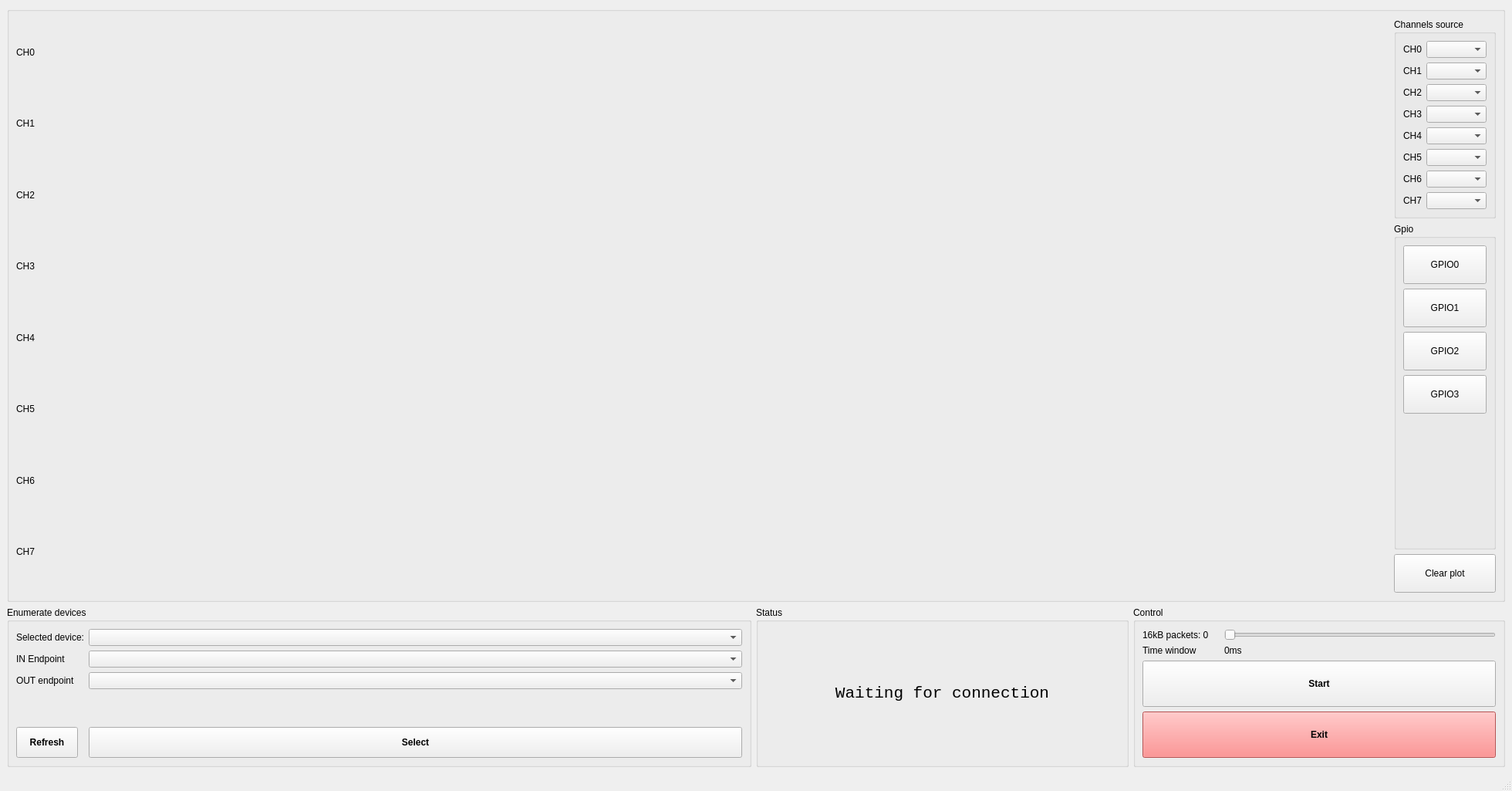
<?xml version="1.0" encoding="UTF-8"?>
<ui version="4.0">
 <class>MainWindow</class>
 <widget class="QMainWindow" name="MainWindow">
  <property name="geometry">
   <rect>
    <x>0</x>
    <y>0</y>
    <width>1960</width>
    <height>1025</height>
   </rect>
  </property>
  <property name="windowTitle">
   <string>UsbFX3</string>
  </property>
  <widget class="QWidget" name="centralwidget">
   <layout class="QGridLayout" name="gridLayout_3">
    <item row="0" column="0">
     <layout class="QVBoxLayout" name="verticalLayout_4" stretch="80,20">
      <item>
       <widget class="QGroupBox" name="horizontalGroupBox">
        <layout class="QHBoxLayout" name="horizontalLayout_4" stretch="0,93,7">
         <item>
          <layout class="QVBoxLayout" name="verticalLayout">
           <item>
            <widget class="QLabel" name="label_16">
             <property name="text">
              <string>CH0</string>
             </property>
            </widget>
           </item>
           <item>
            <widget class="QLabel" name="label_15">
             <property name="text">
              <string>CH1</string>
             </property>
            </widget>
           </item>
           <item>
            <widget class="QLabel" name="label_14">
             <property name="text">
              <string>CH2</string>
             </property>
            </widget>
           </item>
           <item>
            <widget class="QLabel" name="label_13">
             <property name="text">
              <string>CH3</string>
             </property>
            </widget>
           </item>
           <item>
            <widget class="QLabel" name="label_17">
             <property name="text">
              <string>CH4</string>
             </property>
            </widget>
           </item>
           <item>
            <widget class="QLabel" name="label_18">
             <property name="text">
              <string>CH5</string>
             </property>
            </widget>
           </item>
           <item>
            <widget class="QLabel" name="label_19">
             <property name="text">
              <string>CH6</string>
             </property>
            </widget>
           </item>
           <item>
            <widget class="QLabel" name="label_20">
             <property name="text">
              <string>CH7</string>
             </property>
            </widget>
           </item>
           <item>
            <spacer name="verticalSpacer_2">
             <property name="orientation">
              <enum>Qt::Vertical</enum>
             </property>
             <property name="sizeType">
              <enum>QSizePolicy::Fixed</enum>
             </property>
             <property name="sizeHint" stdset="0">
              <size>
               <width>20</width>
               <height>10</height>
              </size>
             </property>
            </spacer>
           </item>
          </layout>
         </item>
         <item>
          <widget class="QCustomPlot" name="qplot" native="true">
           <property name="sizePolicy">
            <sizepolicy hsizetype="Preferred" vsizetype="Preferred">
             <horstretch>0</horstretch>
             <verstretch>0</verstretch>
            </sizepolicy>
           </property>
           <property name="minimumSize">
            <size>
             <width>100</width>
             <height>100</height>
            </size>
           </property>
           <property name="baseSize">
            <size>
             <width>0</width>
             <height>0</height>
            </size>
           </property>
          </widget>
         </item>
         <item>
          <layout class="QVBoxLayout" name="verticalLayout_2">
           <item>
            <widget class="QGroupBox" name="channelBox">
             <property name="title">
              <string>Channels source</string>
             </property>
             <layout class="QFormLayout" name="formLayout">
              <item row="0" column="0">
               <widget class="QLabel" name="label_4">
                <property name="text">
                 <string>CH0</string>
                </property>
               </widget>
              </item>
              <item row="0" column="1">
               <widget class="QComboBox" name="ch0"/>
              </item>
              <item row="1" column="0">
               <widget class="QLabel" name="label_5">
                <property name="text">
                 <string>CH1</string>
                </property>
               </widget>
              </item>
              <item row="1" column="1">
               <widget class="QComboBox" name="ch1"/>
              </item>
              <item row="2" column="0">
               <widget class="QLabel" name="label_7">
                <property name="text">
                 <string>CH2</string>
                </property>
               </widget>
              </item>
              <item row="2" column="1">
               <widget class="QComboBox" name="ch2"/>
              </item>
              <item row="3" column="0">
               <widget class="QLabel" name="label_6">
                <property name="text">
                 <string>CH3</string>
                </property>
               </widget>
              </item>
              <item row="3" column="1">
               <widget class="QComboBox" name="ch3"/>
              </item>
              <item row="4" column="0">
               <widget class="QLabel" name="label_8">
                <property name="text">
                 <string>CH4</string>
                </property>
               </widget>
              </item>
              <item row="4" column="1">
               <widget class="QComboBox" name="ch4"/>
              </item>
              <item row="5" column="0">
               <widget class="QLabel" name="label_9">
                <property name="text">
                 <string>CH5</string>
                </property>
               </widget>
              </item>
              <item row="5" column="1">
               <widget class="QComboBox" name="ch5"/>
              </item>
              <item row="6" column="0">
               <widget class="QLabel" name="label_10">
                <property name="text">
                 <string>CH6</string>
                </property>
               </widget>
              </item>
              <item row="6" column="1">
               <widget class="QComboBox" name="ch6"/>
              </item>
              <item row="7" column="0">
               <widget class="QLabel" name="label_11">
                <property name="text">
                 <string>CH7</string>
                </property>
               </widget>
              </item>
              <item row="7" column="1">
               <widget class="QComboBox" name="ch7"/>
              </item>
             </layout>
            </widget>
           </item>
           <item>
            <widget class="QGroupBox" name="verticalGroupBox_2">
             <property name="title">
              <string>Gpio</string>
             </property>
             <layout class="QVBoxLayout" name="verticalLayout_5">
              <item>
               <widget class="QPushButton" name="gpio0">
                <property name="minimumSize">
                 <size>
                  <width>0</width>
                  <height>50</height>
                 </size>
                </property>
                <property name="text">
                 <string>GPIO0</string>
                </property>
                <property name="checkable">
                 <bool>true</bool>
                </property>
               </widget>
              </item>
              <item>
               <widget class="QPushButton" name="gpio1">
                <property name="minimumSize">
                 <size>
                  <width>0</width>
                  <height>50</height>
                 </size>
                </property>
                <property name="text">
                 <string>GPIO1</string>
                </property>
                <property name="checkable">
                 <bool>true</bool>
                </property>
               </widget>
              </item>
              <item>
               <widget class="QPushButton" name="gpio2">
                <property name="minimumSize">
                 <size>
                  <width>0</width>
                  <height>50</height>
                 </size>
                </property>
                <property name="text">
                 <string>GPIO2</string>
                </property>
                <property name="checkable">
                 <bool>true</bool>
                </property>
               </widget>
              </item>
              <item>
               <widget class="QPushButton" name="gpio3">
                <property name="minimumSize">
                 <size>
                  <width>0</width>
                  <height>50</height>
                 </size>
                </property>
                <property name="text">
                 <string>GPIO3</string>
                </property>
                <property name="checkable">
                 <bool>true</bool>
                </property>
               </widget>
              </item>
              <item>
               <spacer name="verticalSpacer_3">
                <property name="orientation">
                 <enum>Qt::Vertical</enum>
                </property>
                <property name="sizeHint" stdset="0">
                 <size>
                  <width>20</width>
                  <height>40</height>
                 </size>
                </property>
               </spacer>
              </item>
             </layout>
            </widget>
           </item>
           <item>
            <widget class="QPushButton" name="clr_btn">
             <property name="minimumSize">
              <size>
               <width>0</width>
               <height>50</height>
              </size>
             </property>
             <property name="text">
              <string>Clear plot</string>
             </property>
            </widget>
           </item>
          </layout>
         </item>
        </layout>
       </widget>
      </item>
      <item>
       <layout class="QHBoxLayout" name="horizontalLayout_2" stretch="100,50,50">
        <item>
         <widget class="QGroupBox" name="groupBox_2">
          <property name="title">
           <string>Enumerate devices</string>
          </property>
          <layout class="QFormLayout" name="formLayout_2">
           <property name="fieldGrowthPolicy">
            <enum>QFormLayout::AllNonFixedFieldsGrow</enum>
           </property>
           <property name="rowWrapPolicy">
            <enum>QFormLayout::DontWrapRows</enum>
           </property>
           <property name="horizontalSpacing">
            <number>6</number>
           </property>
           <property name="verticalSpacing">
            <number>6</number>
           </property>
           <item row="0" column="0">
            <widget class="QLabel" name="label">
             <property name="text">
              <string>Selected device:</string>
             </property>
            </widget>
           </item>
           <item row="0" column="1">
            <widget class="QComboBox" name="cb_device">
             <property name="editable">
              <bool>false</bool>
             </property>
            </widget>
           </item>
           <item row="1" column="0">
            <widget class="QLabel" name="label_2">
             <property name="text">
              <string>IN Endpoint</string>
             </property>
            </widget>
           </item>
           <item row="1" column="1">
            <widget class="QComboBox" name="cb_in_ept"/>
           </item>
           <item row="2" column="0">
            <widget class="QLabel" name="label_3">
             <property name="text">
              <string>OUT endpoint</string>
             </property>
            </widget>
           </item>
           <item row="2" column="1">
            <widget class="QComboBox" name="cb_out_ept"/>
           </item>
           <item row="3" column="1">
            <spacer name="verticalSpacer">
             <property name="orientation">
              <enum>Qt::Vertical</enum>
             </property>
             <property name="sizeHint" stdset="0">
              <size>
               <width>20</width>
               <height>40</height>
              </size>
             </property>
            </spacer>
           </item>
           <item row="4" column="1">
            <widget class="QPushButton" name="btn_select">
             <property name="enabled">
              <bool>true</bool>
             </property>
             <property name="sizePolicy">
              <sizepolicy hsizetype="Minimum" vsizetype="Preferred">
               <horstretch>0</horstretch>
               <verstretch>0</verstretch>
              </sizepolicy>
             </property>
             <property name="minimumSize">
              <size>
               <width>0</width>
               <height>40</height>
              </size>
             </property>
             <property name="font">
              <font>
               <bold>true</bold>
              </font>
             </property>
             <property name="text">
              <string>Select</string>
             </property>
             <property name="flat">
              <bool>false</bool>
             </property>
            </widget>
           </item>
           <item row="4" column="0">
            <widget class="QPushButton" name="btn_refresh">
             <property name="sizePolicy">
              <sizepolicy hsizetype="Minimum" vsizetype="Preferred">
               <horstretch>0</horstretch>
               <verstretch>0</verstretch>
              </sizepolicy>
             </property>
             <property name="minimumSize">
              <size>
               <width>0</width>
               <height>40</height>
              </size>
             </property>
             <property name="font">
              <font>
               <bold>true</bold>
              </font>
             </property>
             <property name="text">
              <string>Refresh</string>
             </property>
            </widget>
           </item>
          </layout>
         </widget>
        </item>
        <item>
         <widget class="QGroupBox" name="groupBox">
          <property name="title">
           <string>Status</string>
          </property>
          <layout class="QVBoxLayout" name="verticalLayout_3">
           <item>
            <widget class="QLabel" name="lb_status">
             <property name="font">
              <font>
               <family>Consolas</family>
               <pointsize>16</pointsize>
              </font>
             </property>
             <property name="text">
              <string>Waiting for connection</string>
             </property>
             <property name="alignment">
              <set>Qt::AlignCenter</set>
             </property>
            </widget>
           </item>
          </layout>
         </widget>
        </item>
        <item>
         <widget class="QGroupBox" name="groupBox_3">
          <property name="title">
           <string>Control</string>
          </property>
          <layout class="QFormLayout" name="formLayout_3">
           <item row="2" column="0">
            <widget class="QLabel" name="packet_label">
             <property name="minimumSize">
              <size>
               <width>100</width>
               <height>0</height>
              </size>
             </property>
             <property name="text">
              <string>16kB packets: 0</string>
             </property>
            </widget>
           </item>
           <item row="3" column="0">
            <widget class="QLabel" name="label_21">
             <property name="text">
              <string>Time window</string>
             </property>
            </widget>
           </item>
           <item row="3" column="1">
            <widget class="QLabel" name="time_label">
             <property name="text">
              <string>0ms</string>
             </property>
            </widget>
           </item>
           <item row="4" column="0" colspan="2">
            <widget class="QPushButton" name="start_btn">
             <property name="sizePolicy">
              <sizepolicy hsizetype="Minimum" vsizetype="Preferred">
               <horstretch>0</horstretch>
               <verstretch>0</verstretch>
              </sizepolicy>
             </property>
             <property name="minimumSize">
              <size>
               <width>0</width>
               <height>60</height>
              </size>
             </property>
             <property name="font">
              <font>
               <bold>true</bold>
              </font>
             </property>
             <property name="text">
              <string>Start</string>
             </property>
             <property name="checkable">
              <bool>false</bool>
             </property>
            </widget>
           </item>
           <item row="5" column="0" colspan="2">
            <widget class="QPushButton" name="pushButton_5">
             <property name="sizePolicy">
              <sizepolicy hsizetype="Minimum" vsizetype="Preferred">
               <horstretch>0</horstretch>
               <verstretch>0</verstretch>
              </sizepolicy>
             </property>
             <property name="minimumSize">
              <size>
               <width>0</width>
               <height>60</height>
              </size>
             </property>
             <property name="font">
              <font>
               <bold>true</bold>
              </font>
             </property>
             <property name="styleSheet">
              <string notr="true">background-color: rgb(253, 114, 114);</string>
             </property>
             <property name="text">
              <string>Exit</string>
             </property>
            </widget>
           </item>
           <item row="2" column="1">
            <widget class="QSlider" name="packet_slider">
             <property name="minimum">
              <number>1</number>
             </property>
             <property name="maximum">
              <number>256</number>
             </property>
             <property name="singleStep">
              <number>1</number>
             </property>
             <property name="pageStep">
              <number>1</number>
             </property>
             <property name="value">
              <number>1</number>
             </property>
             <property name="tracking">
              <bool>true</bool>
             </property>
             <property name="orientation">
              <enum>Qt::Horizontal</enum>
             </property>
             <property name="tickPosition">
              <enum>QSlider::NoTicks</enum>
             </property>
             <property name="tickInterval">
              <number>8</number>
             </property>
            </widget>
           </item>
          </layout>
         </widget>
        </item>
       </layout>
      </item>
     </layout>
    </item>
   </layout>
  </widget>
  <widget class="QMenuBar" name="menubar">
   <property name="geometry">
    <rect>
     <x>0</x>
     <y>0</y>
     <width>1960</width>
     <height>21</height>
    </rect>
   </property>
  </widget>
  <widget class="QStatusBar" name="statusbar"/>
 </widget>
 <customwidgets>
  <customwidget>
   <class>QCustomPlot</class>
   <extends>QWidget</extends>
   <header>qcustomplot.h</header>
   <container>1</container>
  </customwidget>
 </customwidgets>
 <resources/>
 <connections>
  <connection>
   <sender>pushButton_5</sender>
   <signal>clicked()</signal>
   <receiver>MainWindow</receiver>
   <slot>close()</slot>
   <hints>
    <hint type="sourcelabel">
     <x>202</x>
     <y>161</y>
    </hint>
    <hint type="destinationlabel">
     <x>203</x>
     <y>194</y>
    </hint>
   </hints>
  </connection>
 </connections>
</ui>
